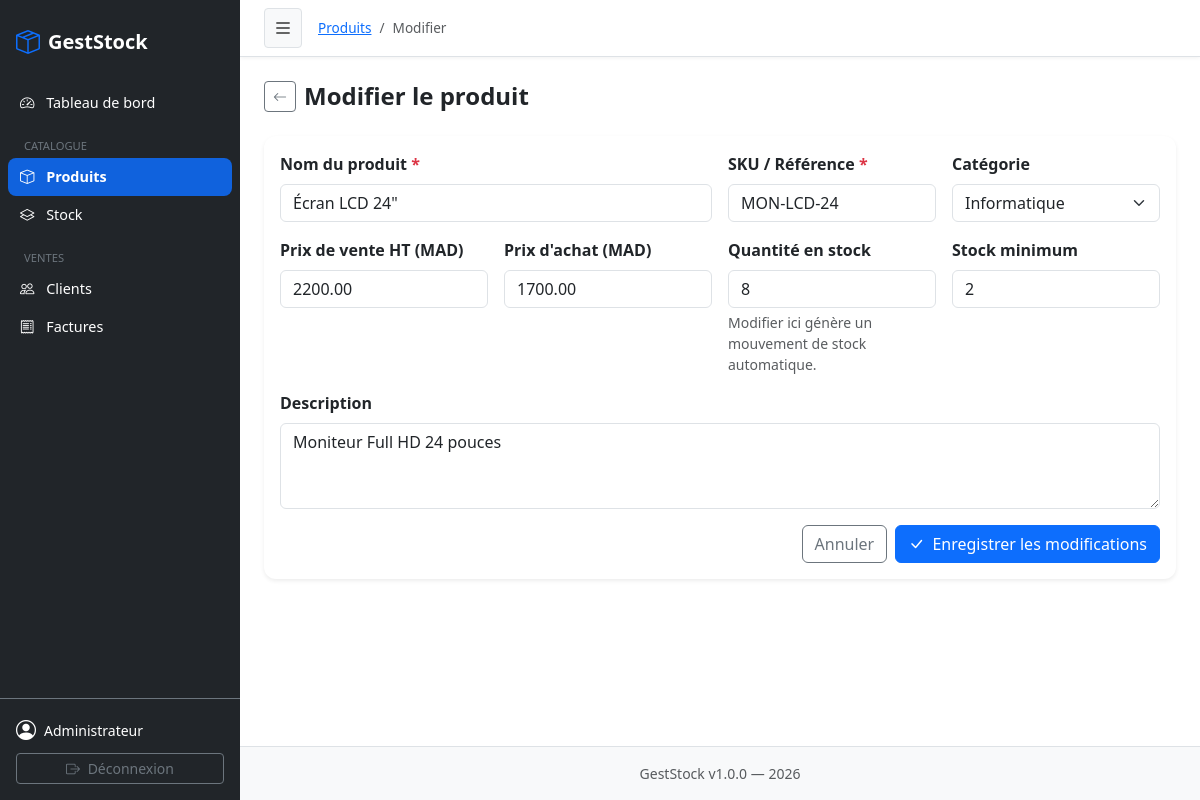
Screenshot of /products/edit?id=2 (signed in) with the database file from the repository.
### tables this page shows
CREATE TABLE `products` (
  `id`            INT UNSIGNED     NOT NULL AUTO_INCREMENT,
  `name`          VARCHAR(200)     NOT NULL,
  `sku`           VARCHAR(100)     NOT NULL,
  `category_id`   INT UNSIGNED         NULL,
  `unit_price`    DECIMAL(12,2)    NOT NULL DEFAULT 0.00,
  `cost_price`    DECIMAL(12,2)    NOT NULL DEFAULT 0.00,
  `quantity`      INT              NOT NULL DEFAULT 0,
  `minimum_stock` INT              NOT NULL DEFAULT 5,
  `description`   TEXT                 NULL,
  `created_at`    DATETIME         NOT NULL DEFAULT CURRENT_TIMESTAMP,
  `updated_at`    DATETIME         NOT NULL DEFAULT CURRENT_TIMESTAMP ON UPDATE CURRENT_TIMESTAMP,
  PRIMARY KEY (`id`),
  UNIQUE KEY `uq_products_sku` (`sku`),
  KEY `idx_products_category` (`category_id`),
  KEY `idx_products_quantity` (`quantity`),
  CONSTRAINT `fk_products_category`
    FOREIGN KEY (`category_id`) REFERENCES `categories` (`id`)
    ON DELETE SET NULL ON UPDATE CASCADE
);

CREATE TABLE `categories` (
  `id`   INT UNSIGNED NOT NULL AUTO_INCREMENT,
  `name` VARCHAR(100) NOT NULL,
  PRIMARY KEY (`id`),
  UNIQUE KEY `uq_categories_name` (`name`)
);

### controllers/ProductController.php (called while the page is built, shortened)
<?php
require_once __DIR__ . '/../models/Product.php';
require_once __DIR__ . '/../models/Category.php';
class ProductController
{
    private Product  $product;
    private Category $category;
    public function __construct()
    {
        $this->product  = new Product();
        $this->category = new Category();
    }
    public function edit(): void
    {
        $id      = (int) ($_GET['id'] ?? 0);
        $product = $this->product->find($id);
        $categories = $this->category->all();
        $old        = $product;
        require __DIR__ . '/../views/products/edit.php';
    }
}

### config/database.php (called while the page is built, shortened)
<?php
function db(): PDO
{
    static $pdo = null;
    if ($pdo === null) {
        $dsn = sprintf(
            'mysql:host=%s;port=%s;dbname=%s;charset=%s',
            DB_HOST, DB_PORT, DB_NAME, DB_CHARSET
        );
        $options = [
            PDO::ATTR_ERRMODE            => PDO::ERRMODE_EXCEPTION,
            PDO::ATTR_DEFAULT_FETCH_MODE => PDO::FETCH_ASSOC,
            PDO::ATTR_EMULATE_PREPARES   => false,
        ];
        try {
            $pdo = new PDO($dsn, DB_USER, DB_PASS, $options);
        } catch (PDOException $e) {
            die('<div style="font-family:sans-serif;color:#c0392b;padding:2rem;">
                    <h2>Erreur de connexion à la base de données</h2>
                    <p>' . htmlspecialchars($e->getMessage()) . '</p>
                 </div>');
        }
    }
    return $pdo;
}

### models/Product.php (called while the page is built, shortened)
<?php
class Product
{
    private PDO $db;
    public function __construct()
    {
        $this->db = db();
    }
    public function find(int $id): array|false
    {
        $stmt = $this->db->prepare(
            "SELECT p.*, c.name AS category_name
             FROM products p
             LEFT JOIN categories c ON c.id = p.category_id
             WHERE p.id = :id"
        );
        $stmt->execute([':id' => $id]);
        return $stmt->fetch();
    }
}

### config/app.php (called while the page is built, shortened)
<?php
function e(mixed $val): string
{
    return htmlspecialchars((string)$val, ENT_QUOTES | ENT_SUBSTITUTE, 'UTF-8');
}

### models/Category.php (called while the page is built, shortened)
<?php
class Category
{
    private PDO $db;
    public function __construct()
    {
        $this->db = db();
    }
    public function all(): array
    {
        return $this->db->query('SELECT * FROM categories ORDER BY name')->fetchAll();
    }
}

### views/products/edit.php (the view, shortened to what this page needs)
<?php
require __DIR__ . '/../layout/header.php';
$id = (int) ($old['id'] ?? $_GET['id'] ?? 0);
?>
<div class="d-flex align-items-center gap-2 mb-4">
  <a href="<?= APP_URL ?>/products/show?id=<?= $id ?>" class="btn btn-sm btn-outline-secondary">
    <i class="bi bi-arrow-left"></i>
  </a>
  <h4 class="fw-bold mb-0">Modifier le produit</h4>
</div>
<div class="card border-0 shadow-sm">
  <div class="card-body">
    <form method="POST" action="<?= APP_URL ?>/products/update" novalidate>
      <div class="row g-3">
        <div class="col-md-6">
          <label class="form-label fw-semibold">Nom du produit <span class="text-danger">*</span></label>
          <input type="text" name="name" class="form-control" required
                 value="<?= e($old['name'] ?? '') ?>">
        </div>
        <div class="col-md-3">
          <label class="form-label fw-semibold">SKU / Référence <span class="text-danger">*</span></label>
          <input type="text" name="sku" class="form-control" required
                 value="<?= e($old['sku'] ?? '') ?>">
        </div>
        <div class="col-md-3">
          <label class="form-label fw-semibold">Catégorie</label>
          <select name="category_id" class="form-select">
            <?php foreach ($categories as $cat): ?>
              <option value="<?= $cat['id'] ?>"
                <?= (int)($old['category_id'] ?? 0) === (int)$cat['id'] ? 'selected' : '' ?>>
                <?= e($cat['name']) ?>
              </option>
            <?php endforeach; ?>
          </select>
        </div>
        <div class="col-md-3">
          <label class="form-label fw-semibold">Prix de vente HT (MAD)</label>
          <input type="number" name="unit_price" class="form-control" min="0" step="0.01" required
                 value="<?= e($old['unit_price'] ?? '0.00') ?>">
        </div>
        <div class="col-md-3">
          <label class="form-label fw-semibold">Prix d'achat (MAD)</label>
          <input type="number" name="cost_price" class="form-control" min="0" step="0.01"
                 value="<?= e($old['cost_price'] ?? '0.00') ?>">
        </div>
        <div class="col-md-3">
          <label class="form-label fw-semibold">Quantité en stock</label>
          <input type="number" name="quantity" class="form-control" min="0" step="1"
                 value="<?= e($old['quantity'] ?? '0') ?>">
          <div class="form-text">Modifier ici génère un mouvement de stock automatique.</div>
        </div>
        <div class="col-md-3">
          <label class="form-label fw-semibold">Stock minimum</label>
          <input type="number" name="minimum_stock" class="form-control" min="0" step="1"
                 value="<?= e($old['minimum_stock'] ?? '5') ?>">
        </div>
        <div class="col-12">
          <label class="form-label fw-semibold">Description</label>
          <textarea name="description" class="form-control" rows="3"><?= e($old['description'] ?? '') ?></textarea>
        </div>
        <div class="col-12 d-flex justify-content-end gap-2">
          <a href="<?= APP_URL ?>/products" class="btn btn-outline-secondary">Annuler</a>
          <button type="submit" class="btn btn-primary">
            <i class="bi bi-check-lg me-1"></i> Enregistrer les modifications
          </button>
        </div>
      </div>
    </form>
  </div>
</div>
<?php require __DIR__ . '/../layout/footer.php'; ?>

### public/css/app.css (style rules this page uses)
.card { border-radius: 12px; }

### rows the page displays
products: name "Écran LCD 24\"", sku "MON-LCD-24", category_id "Informatique", unit_price "2200.00", cost_price "1700.00", quantity "8", minimum_stock "2", description "Moniteur Full HD 24 pouces"

### other values shown
APP_NAME "GestStock"
$_SESSION['user_name'] "Administrateur"
$label "Produits"
$label "Modifier"
APP_VERSION "1.0.0"
